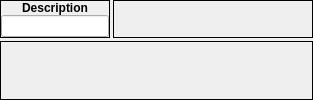
       <widget class="QWidget" name="wCommonItem">
        <layout class="QVBoxLayout" name="verticalLayout_4">
         <property name="spacing">
          <number>3</number>
         </property>
         <property name="margin">
          <number>0</number>
         </property>
         <item>
          <layout class="QHBoxLayout" name="horizontalLayout_68">
           <property name="spacing">
            <number>3</number>
           </property>
           <item>
            <widget class="QFrame" name="frame_81">
             <property name="sizePolicy">
              <sizepolicy hsizetype="Preferred" vsizetype="Fixed">
               <horstretch>0</horstretch>
               <verstretch>0</verstretch>
              </sizepolicy>
             </property>
             <property name="focusPolicy">
              <enum>Qt::ClickFocus</enum>
             </property>
             <property name="frameShape">
              <enum>QFrame::Box</enum>
             </property>
             <property name="frameShadow">
              <enum>QFrame::Plain</enum>
             </property>
             <layout class="QVBoxLayout" name="verticalLayout_173">
              <property name="spacing">
               <number>0</number>
              </property>
              <property name="margin">
               <number>0</number>
              </property>
              <item>
               <widget class="QLabel" name="label_146">
                <property name="sizePolicy">
                 <sizepolicy hsizetype="Preferred" vsizetype="Fixed">
                  <horstretch>0</horstretch>
                  <verstretch>0</verstretch>
                 </sizepolicy>
                </property>
                <property name="font">
                 <font>
                  <weight>75</weight>
                  <bold>true</bold>
                 </font>
                </property>
                <property name="focusPolicy">
                 <enum>Qt::ClickFocus</enum>
                </property>
                <property name="text">
                 <string>Description</string>
                </property>
                <property name="alignment">
                 <set>Qt::AlignCenter</set>
                </property>
               </widget>
              </item>
              <item>
               <widget class="QWidget" name="widget_93" native="true">
                <property name="focusPolicy">
                 <enum>Qt::ClickFocus</enum>
                </property>
                <layout class="QVBoxLayout" name="verticalLayout_174">
                 <property name="spacing">
                  <number>0</number>
                 </property>
                 <property name="margin">
                  <number>0</number>
                 </property>
                 <item>
                  <widget class="QLineEdit" name="commonItem_leDescription">
                   <property name="focusPolicy">
                    <enum>Qt::ClickFocus</enum>
                   </property>
                   <property name="maxLength">
                    <number>64</number>
                   </property>
                  </widget>
                 </item>
                </layout>
               </widget>
              </item>
             </layout>
            </widget>
           </item>
           <item>
            <widget class="QFrame" name="frame_82">
             <property name="sizePolicy">
              <sizepolicy hsizetype="Expanding" vsizetype="Fixed">
               <horstretch>0</horstretch>
               <verstretch>0</verstretch>
              </sizepolicy>
             </property>
             <property name="minimumSize">
              <size>
               <width>200</width>
               <height>38</height>
              </size>
             </property>
             <property name="maximumSize">
              <size>
               <width>200</width>
               <height>38</height>
              </size>
             </property>
             <property name="focusPolicy">
              <enum>Qt::ClickFocus</enum>
             </property>
             <property name="frameShape">
              <enum>QFrame::Box</enum>
             </property>
             <property name="frameShadow">
              <enum>QFrame::Plain</enum>
             </property>
            </widget>
           </item>
          </layout>
         </item>
         <item>
          <widget class="QFrame" name="frame_83">
           <property name="sizePolicy">
            <sizepolicy hsizetype="Preferred" vsizetype="Expanding">
             <horstretch>0</horstretch>
             <verstretch>0</verstretch>
            </sizepolicy>
           </property>
           <property name="focusPolicy">
            <enum>Qt::ClickFocus</enum>
           </property>
           <property name="frameShape">
            <enum>QFrame::Box</enum>
           </property>
           <property name="frameShadow">
            <enum>QFrame::Plain</enum>
           </property>
          </widget>
         </item>
        </layout>
       </widget>
